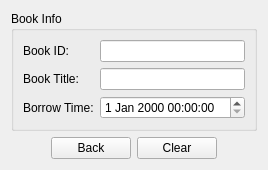
<?xml version="1.0" encoding="UTF-8"?>
<ui version="4.0">
 <class>PageBackWidget</class>
 <widget class="QWidget" name="PageBackWidget">
  <layout class="QVBoxLayout" name="verticalLayout" stretch="10,0">
   <item>
    <widget class="QGroupBox" name="groupBox_2">
     <property name="title">
      <string>Book Info</string>
     </property>
     <layout class="QGridLayout" name="gridLayout_2">
      <item row="0" column="0">
       <widget class="QLabel" name="label_3">
        <property name="text">
         <string>Book ID:</string>
        </property>
       </widget>
      </item>
      <item row="0" column="1">
       <widget class="QLineEdit" name="bookIdEdit"/>
      </item>
      <item row="1" column="0">
       <widget class="QLabel" name="label_4">
        <property name="text">
         <string>Book Title:</string>
        </property>
       </widget>
      </item>
      <item row="1" column="1">
       <widget class="QLineEdit" name="bookNameEdit"/>
      </item>
      <item row="2" column="0">
       <widget class="QLabel" name="label_5">
        <property name="text">
         <string>Borrow Time:</string>
        </property>
       </widget>
      </item>
      <item row="2" column="1">
       <widget class="QDateTimeEdit" name="borrowTimeEdit"/>
      </item>
     </layout>
    </widget>
   </item>
   <item>
    <layout class="QHBoxLayout" name="horizontalLayout">
     <item>
      <spacer name="horizontalSpacer">
       <property name="orientation">
        <enum>Qt::Horizontal</enum>
       </property>
       <property name="sizeHint" stdset="0">
        <size>
         <width>40</width>
         <height>20</height>
        </size>
       </property>
      </spacer>
     </item>
     <item>
      <widget class="QPushButton" name="backBtn">
       <property name="text">
        <string>Back</string>
       </property>
      </widget>
     </item>
     <item>
      <widget class="QPushButton" name="clearBtn">
       <property name="text">
        <string>Clear</string>
       </property>
      </widget>
     </item>
     <item>
      <spacer name="horizontalSpacer_2">
       <property name="orientation">
        <enum>Qt::Horizontal</enum>
       </property>
       <property name="sizeHint" stdset="0">
        <size>
         <width>40</width>
         <height>20</height>
        </size>
       </property>
      </spacer>
     </item>
    </layout>
   </item>
  </layout>
 </widget>
 <resources/>
 <connections/>
</ui>
